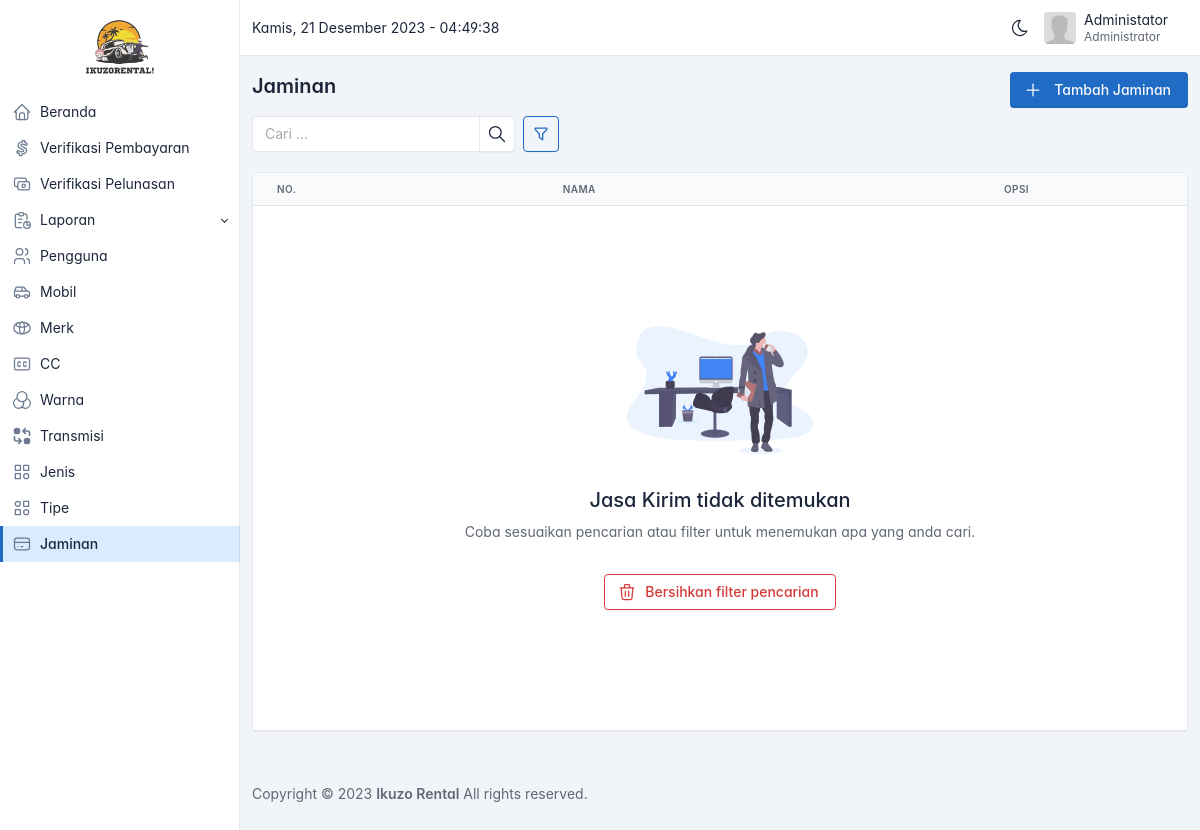
The app's page /admin/jaminan.php (signed in), older data.
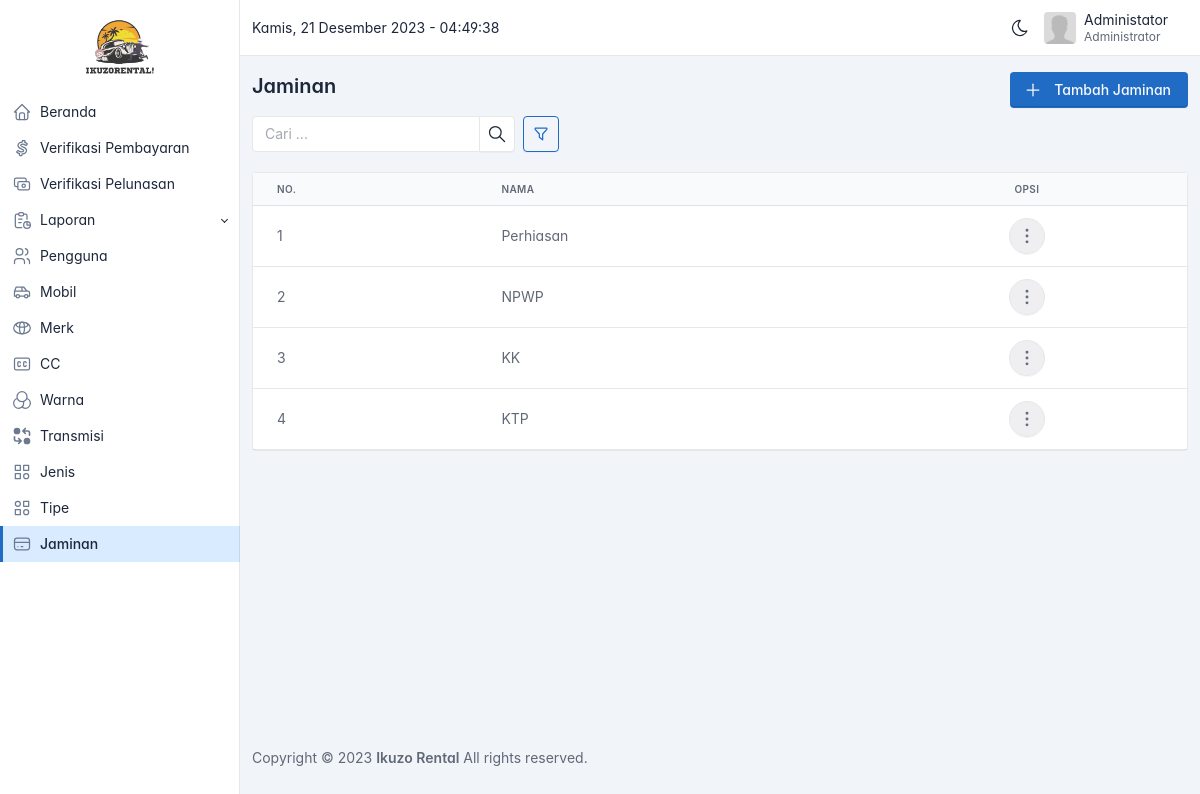
The same page, newer data.
### tables this page shows
CREATE TABLE `jaminan` (
  `id` bigint(20) UNSIGNED NOT NULL,
  `nama` varchar(255) NOT NULL
);

### helper/helpers.php (called while the page is built, shortened)
<?php
function asset($path)
{
  $request_uri = $_SERVER['REQUEST_URI'];
  $array = explode('/', $request_uri);
  $app_url = $array[0] . '/' . $array[1];
  return $app_url . '/assets/' . $path;
}

### admin/jaminan.php (the view, shortened to what this page needs)
<?php
include('partials/header.php');
$sortables = [
  'nama' => 'Nama',
];
$query = "SELECT * FROM jaminan WHERE nama != 'Lainnya'";
if (isParamsExist(['sortby'])) {
  if (!array_key_exists($_GET['sortby'], $sortables)) {
    $_GET['sortby'] = 'id';
  } else {
    $sortby = $_GET['sortby'];
  }
  $order = getValidOrder($_GET['order'] ?? 'ASC');
  $query .= " ORDER BY $sortby $order";
} else {
  $query .= " ORDER BY id DESC";
}
$result = $conn->query($query);
$jaminan = $result->fetch_all(MYSQLI_ASSOC);
?>
<div class="page-header d-print-none mt-2">
  <div class="container-xl">
    <div class="row g-2 align-items-center">
      <div class="col">
        <h3 class="page-title">
          Jaminan
        </h3>
      </div>
      <div class="col-auto ms-auto d-print-none mt-3">
        <div class="btn-list d-flex">
          <a href="tambah-jaminan.php" class="btn btn-primary d-none d-sm-inline-block" id="btnAdd">
            Tambah Jaminan
          </a>
        </div>
      </div>
    </div>
    <div class="row g-2 align-items-center">
      <div class="col col-sm-8 col-md-6 col-xl-4 mt-3 d-flex">
        <div class="input-group me-2">
          <input type="text" class="form-control" placeholder="Cari ..." id="inputSearch" value="<?= $_GET['q'] ?? '' ?>">
          <button class="btn btn-icon" type="button" id="btnSearch">
          </button>
        </div>
        <a href="#" class="btn btn-outline-primary btn-icon" data-bs-toggle="modal" data-bs-target="#modal-option">
        </a>
      </div>
    </div>
  </div>
</div>
<div class="page-body">
  <div class="container-xl">
    <div class="row">
      <div class="col">
        <div class="card">
          <div class="table-responsive">
            <table class="table card-table table-vcenter text-nowrap datatable">
              <thead>
                <tr>
                  <th>No.</th>
                  <th>Nama</th>
                  <th class="text-center">Opsi</th>
                </tr>
              </thead>
              <tbody>
                <?php foreach ($jaminan as $index => $item) : ?>
                  <tr class="text-muted">
                    <td>
                      <?= $index + 1 ?>
                    </td>
                    <td>
                      <span <?= add_title_tooltip($item['nama'], 24) ?>>
                        <?= mb_strimwidth($item['nama'], 0, 24, '...') ?>
                      </span>
                    </td>
                    <td>
                      <div class="d-flex justify-content-center">
                        <button class="btn btn-icon btn-pill bg-muted-lt" data-bs-toggle="dropdown" aria-expanded="false" title="Lainnya">
                        </button>
                      </div>
                    </td>
                  </tr>
                <?php endforeach ?>
                <?php if (count($jaminan) == 0) : ?>
                  <tr class="text-center">
                    <td colspan="99">
                      <div class="empty bg-transparent" style="height: 500px;">
                        <div class="empty-img"><img src="<?= asset('images\error\undraw_quitting_time_dm8t.svg') ?>" height="128">
                        </div>
                        <p class="empty-title">Jasa Kirim tidak ditemukan</p>
                        <p class="empty-subtitle text-muted">
                          Coba sesuaikan pencarian atau filter untuk menemukan apa yang anda cari.
                        </p>
                        <div class="empty-action">
                          <a href="jaminan.php" class="btn btn-outline-danger">
                            Bersihkan filter pencarian
                          </a>
                        </div>
                      </div>
                    </td>
                  </tr>
                <?php endif ?>
              </tbody>
            </table>
          </div>
        </div>
      </div>
    </div>
  </div>
</div>
<?php include('partials/footer.php') ?>

Row changes from the older to the newer data that the page shows:
added jaminan: nama "Perhiasan"
added jaminan: nama "NPWP"
added jaminan: nama "KK"
added jaminan: nama "KTP"
Text that changed along with them:
text no longer shown: "Jasa Kirim tidak ditemukan Coba sesuaikan pencarian atau filter untuk menemukan apa yang anda cari. Bersihkan filter pencarian"
